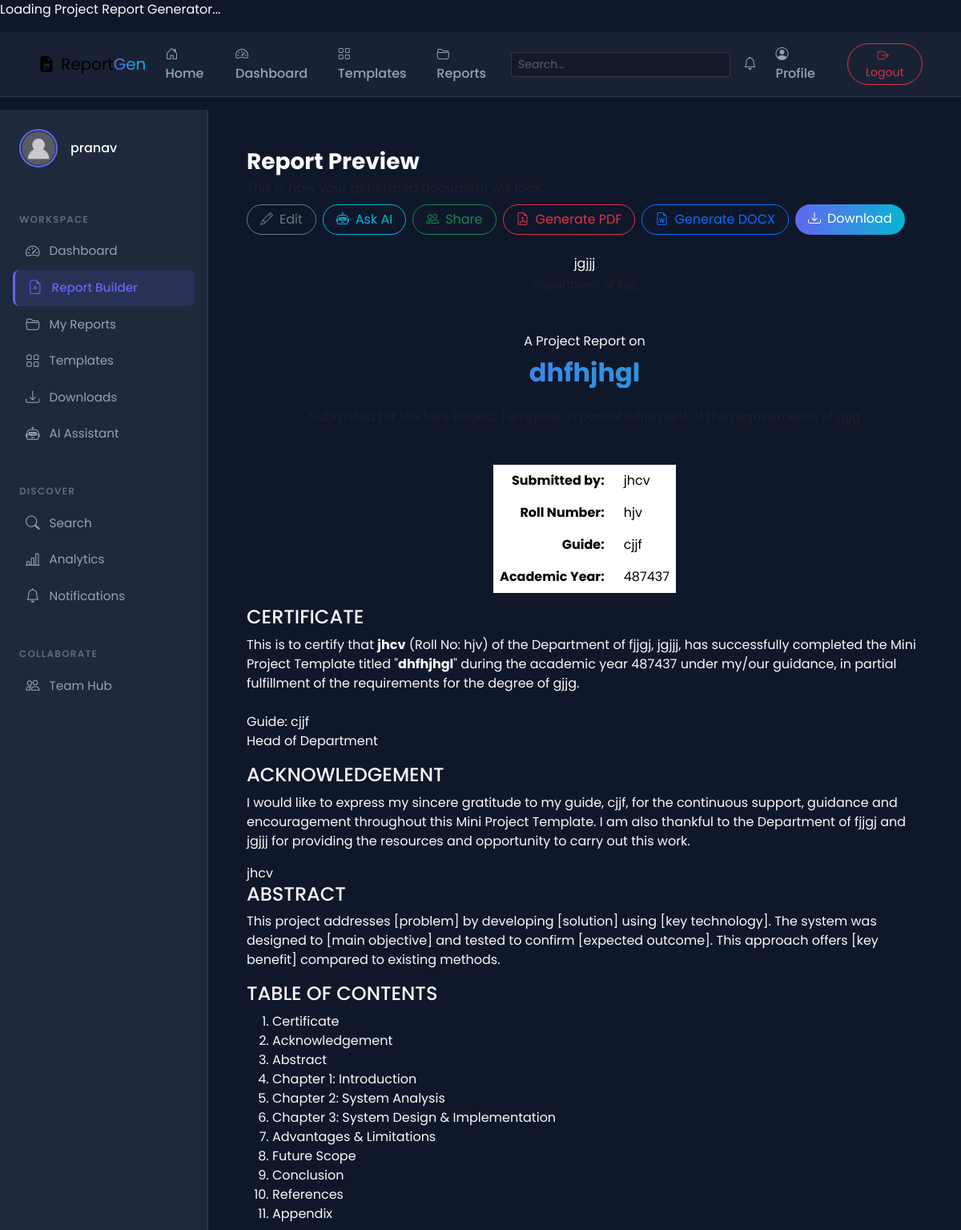
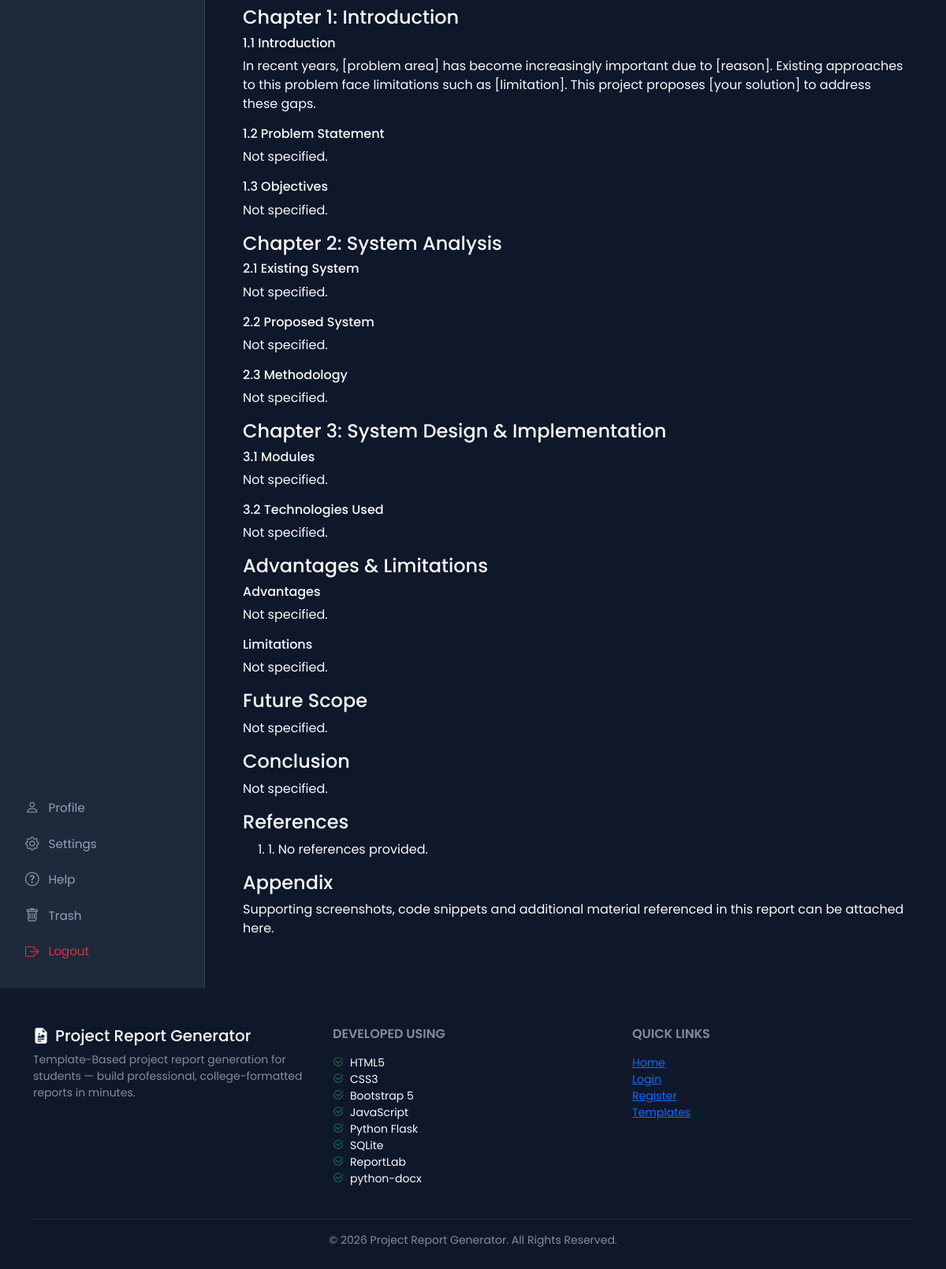
The page /preview/1 (signed in) on the database its author committed (2 pictures, top to bottom).
### tables this page shows
CREATE TABLE users (
    id INTEGER PRIMARY KEY AUTOINCREMENT, name TEXT NOT NULL, email TEXT UNIQUE NOT NULL,
    password_hash TEXT NOT NULL, department TEXT DEFAULT '', college TEXT DEFAULT '',
    photo TEXT DEFAULT 'default_avatar.png', is_admin INTEGER DEFAULT 0,
    dark_mode INTEGER DEFAULT 0, notifications INTEGER DEFAULT 1, created_at TEXT NOT NULL
);

CREATE TABLE reports (
    id INTEGER PRIMARY KEY AUTOINCREMENT, user_id INTEGER NOT NULL, project_title TEXT NOT NULL,
    template_slug TEXT NOT NULL, data_json TEXT NOT NULL, created_at TEXT NOT NULL,
    is_deleted INTEGER DEFAULT 0, deleted_at TEXT,
    FOREIGN KEY (user_id) REFERENCES users(id) ON DELETE CASCADE
);

### backend/app.py (the view)
@app.route("/preview")
@app.route("/preview/<int:report_id>")
@login_required
def preview_report(report_id=None):
    user = current_user()
    conn = get_db()
    if report_id:
        report = conn.execute(
            "SELECT * FROM reports WHERE id = ?", (report_id,)).fetchone()
        if not report or not can_access_report(conn, report, user):
            conn.close()
            abort(404)
        data = json.loads(report["data_json"])
        conn.close()
        return render_template("preview.html", data=data, report_id=report_id)
    data = session.get("preview_data")
    conn.close()
    if not data:
        abort(404)
    return render_template("preview.html", data=data, report_id=None)

### frontend/templates/preview.html (shortened to what this page needs)
{% extends "layout.html" %}
{% block body_class %}page-app{% endblock %}
{% block content %}
<div class="d-flex dashboard-wrapper">
  {% set active_page = 'create_report' %}
  {% include "_sidebar.html" %}
  <main class="main-content flex-grow-1 p-4 p-lg-5 bg-dark text-light">
    <div class="d-flex justify-content-between align-items-center flex-wrap gap-2 mb-4">
      <div>
        <h3 class="fw-bold mb-1">Report Preview</h3>
        <p class="text-muted mb-0">This is how your generated document will look.</p>
      </div>
      <div class="d-flex gap-2 flex-wrap">
        {% if report_id %}
        <a href="{{ url_for('create_report') }}" class="btn btn-outline-secondary rounded-pill px-3">
          <i class="bi bi-pencil me-2"></i>Edit
        </a>
        <a href="{{ url_for('ai_assistant_page', report_id=report_id) }}" class="btn btn-outline-info rounded-pill px-3">
          <i class="bi bi-robot me-2"></i>Ask AI
        </a>
        <a href="{{ url_for('share_report', report_id=report_id) }}" class="btn btn-outline-success rounded-pill px-3">
          <i class="bi bi-people me-2"></i>Share
        </a>
        <a href="{{ url_for('download_report', report_id=report_id, file_type='pdf') }}" class="btn btn-outline-danger rounded-pill px-3">
          <i class="bi bi-file-earmark-pdf me-2"></i>Generate PDF
        </a>
        <a href="{{ url_for('download_report', report_id=report_id, file_type='docx') }}" class="btn btn-outline-primary rounded-pill px-3">
          <i class="bi bi-file-earmark-word me-2"></i>Generate DOCX
        </a>
        <a href="{{ url_for('download_report', report_id=report_id, file_type='pdf') }}" class="btn btn-gradient rounded-pill px-3">
          <i class="bi bi-download me-2"></i>Download
        </a>
        {% else %}
        <span class="badge bg-warning text-dark align-self-center">Unsaved preview — click "Generate Report" on the form to save &amp; download</span>
        {% endif %}
      </div>
    </div>
    <div class="report-preview-paper">
      <div class="report-page text-center">
        <p class="mb-1">{{ data.get('college') or 'College Name' }}</p>
        <p class="text-muted small mb-5">Department of {{ data.get('department') or 'Computer Science' }}</p>
        <p class="mb-2">A Project Report on</p>
        <h2 class="fw-bold text-gradient mb-4">{{ data.get('project_title') or 'Project Title' }}</h2>
        <p class="text-muted mb-5">Submitted for the {{ data.get('project_type') or 'Mini Project' }} in partial fulfillment of the requirements of {{ data.get('branch') or 'B.Tech' }}</p>
        <table class="table table-borderless w-auto mx-auto">
          <tr><td class="fw-bold text-end pe-3">Submitted by:</td><td class="text-start">{{ data.get('student_name') or 'Student Name' }}</td></tr>
          <tr><td class="fw-bold text-end pe-3">Roll Number:</td><td class="text-start">{{ data.get('roll_number') or '-' }}</td></tr>
          <tr><td class="fw-bold text-end pe-3">Guide:</td><td class="text-start">{{ data.get('guide_name') or '-' }}</td></tr>
          <tr><td class="fw-bold text-end pe-3">Academic Year:</td><td class="text-start">{{ data.get('academic_year') or '-' }}</td></tr>
        </table>
      </div>
      <div class="report-page">
        <h4 class="report-heading">CERTIFICATE</h4>
        <p>This is to certify that <strong>{{ data.get('student_name') or 'Student Name' }}</strong>
          (Roll No: {{ data.get('roll_number') or '-' }}) of the Department of {{ data.get('department') or '-' }},
          {{ data.get('college') or '-' }}, has successfully completed the {{ data.get('project_type') or 'Mini Project' }}
          titled "<strong>{{ data.get('project_title') or '-' }}</strong>" during the academic year
          {{ data.get('academic_year') or '-' }} under my/our guidance, in partial fulfillment of the
          requirements for the degree of {{ data.get('branch') or 'B.Tech' }}.</p>
        <p class="mt-4 mb-0">Guide: {{ data.get('guide_name') or '-' }}</p>
        <p>Head of Department</p>
      </div>
      <div class="report-page">
        <h4 class="report-heading">ACKNOWLEDGEMENT</h4>
        <p>I would like to express my sincere gratitude to my guide, {{ data.get('guide_name') or 'my guide' }},
          for the continuous support, guidance and encouragement throughout this {{ data.get('project_type') or 'project' }}.
          I am also thankful to the Department of {{ data.get('department') or '-' }} and
          {{ data.get('college') or 'my college' }} for providing the resources and opportunity to carry out this work.</p>
        <p class="mt-3 mb-0">{{ data.get('student_name') or 'Student Name' }}</p>
      </div>
      <div class="report-page">
        <h4 class="report-heading">ABSTRACT</h4>
        <p>{{ data.get('abstract') or 'Not specified.' }}</p>
      </div>
      <div class="report-page">
        <h4 class="report-heading">TABLE OF CONTENTS</h4>
        <ol class="report-toc">
          <li>Certificate</li><li>Acknowledgement</li><li>Abstract</li>
          <li>Chapter 1: Introduction</li>
          <li>Chapter 2: System Analysis</li>
          <li>Chapter 3: System Design &amp; Implementation</li>
          <li>Advantages &amp; Limitations</li><li>Future Scope</li>
          <li>Conclusion</li><li>References</li><li>Appendix</li>
        </ol>
      </div>
      <div class="report-page">
        <h4 class="report-heading">Chapter 1: Introduction</h4>
        <h6 class="report-subheading">1.1 Introduction</h6>
        <p>{{ data.get('introduction') or 'Not specified.' }}</p>
        <h6 class="report-subheading">1.2 Problem Statement</h6>
        <p>{{ data.get('problem_statement') or 'Not specified.' }}</p>
        <h6 class="report-subheading">1.3 Objectives</h6>
        <p>{{ data.get('objectives') or 'Not specified.' }}</p>
      </div>
      <div class="report-page">
        <h4 class="report-heading">Chapter 2: System Analysis</h4>
        <h6 class="report-subheading">2.1 Existing System</h6>
        <p>{{ data.get('existing_system') or 'Not specified.' }}</p>
        <h6 class="report-subheading">2.2 Proposed System</h6>
        <p>{{ data.get('proposed_system') or 'Not specified.' }}</p>
        <h6 class="report-subheading">2.3 Methodology</h6>
        <p>{{ data.get('methodology') or 'Not specified.' }}</p>
      </div>
      <div class="report-page">
        <h4 class="report-heading">Chapter 3: System Design &amp; Implementation</h4>
        <h6 class="report-subheading">3.1 Modules</h6>
        <p>{{ data.get('modules') or 'Not specified.' }}</p>
        <h6 class="report-subheading">3.2 Technologies Used</h6>
        <p>{{ data.get('technologies') or 'Not specified.' }}</p>
      </div>
      <div class="report-page">
        <h4 class="report-heading">Advantages &amp; Limitations</h4>
        <h6 class="report-subheading">Advantages</h6>
        <p>{{ data.get('advantages') or 'Not specified.' }}</p>
        <h6 class="report-subheading">Limitations</h6>
        <p>{{ data.get('limitations') or 'Not specified.' }}</p>
      </div>
      <div class="report-page">
        <h4 class="report-heading">Future Scope</h4>
        <p>{{ data.get('future_scope') or 'Not specified.' }}</p>
      </div>
      <div class="report-page">
        <h4 class="report-heading">Conclusion</h4>
        <p>{{ data.get('conclusion') or 'Not specified.' }}</p>
      </div>
      <div class="report-page">
        <h4 class="report-heading">References</h4>
        {% set refs = (data.get('references') or '1. No references provided.').split('\n') %}
        <ol class="report-toc">
          {% for r in refs %}
            {% if r.strip() %}<li>{{ r.strip() }}</li>{% endif %}
          {% endfor %}
        </ol>
      </div>
      <div class="report-page">
        <h4 class="report-heading">Appendix</h4>
        <p>Supporting screenshots, code snippets and additional material referenced in this report can be attached here.</p>
      </div>
    </div>
  </div>
{% endblock %}

### frontend/templates/_sidebar.html (shortened to what this page needs)
<aside class="app-sidebar" id="appSidebar">
  <div class="sidebar-user">
    <img src="{{ url_for('static', filename='images/' ~ logged_in_user['photo']) if logged_in_user and logged_in_user['photo'] else url_for('static', filename='images/default_avatar.png') }}"
         onerror="this.src='{{ url_for('static', filename='images/default_avatar.png') }}'"
         class="sidebar-avatar"
         alt="avatar">
    <div>
      <h6 class="mb-0 text-white">{{ logged_in_user['name'] if logged_in_user else 'Guest User' }}</h6>
    </div>
  </div>
  <p class="sidebar-group-label">Workspace</p>
  <ul class="sidebar-nav mb-3">
    <li class="{% if active_page == 'dashboard' %}active{% endif %}">
      <a href="{{ url_for('dashboard') }}"><i class="bi bi-speedometer2"></i> Dashboard</a>
    </li>
    <li class="{% if active_page == 'create_report' %}active{% endif %}">
      <a href="{{ url_for('create_report') }}"><i class="bi bi-file-earmark-plus"></i> Report Builder</a>
    </li>
    <li class="{% if active_page == 'reports' %}active{% endif %}">
      <a href="{{ url_for('my_reports') }}"><i class="bi bi-folder2-open"></i> My Reports</a>
    </li>
    <li class="{% if active_page == 'templates' %}active{% endif %}">
      <a href="{{ url_for('templates_gallery') }}"><i class="bi bi-grid"></i> Templates</a>
    </li>
    <li class="{% if active_page == 'downloads' %}active{% endif %}">
      <a href="{{ url_for('downloads') }}"><i class="bi bi-download"></i> Downloads</a>
    </li>
    <li class="{% if active_page == 'ai_assistant' %}active{% endif %}">
      <a href="{{ url_for('ai_assistant_page') }}"><i class="bi bi-robot"></i> AI Assistant</a>
    </li>
  </ul>
  <p class="sidebar-group-label">Discover</p>
  <ul class="sidebar-nav mb-3">
    <li class="{% if active_page == 'search' %}active{% endif %}">
      <a href="{{ url_for('search') }}"><i class="bi bi-search"></i> Search</a>
    </li>
    <li class="{% if active_page == 'analytics' %}active{% endif %}">
      <a href="{{ url_for('analytics') }}"><i class="bi bi-bar-chart-line"></i> Analytics</a>
    </li>
    <li class="{% if active_page == 'notifications' %}active{% endif %}">
      <a href="{{ url_for('notifications') }}">
        <i class="bi bi-bell"></i> Notifications
      </a>
    </li>
  </ul>
  <p class="sidebar-group-label">Collaborate</p>
  <ul class="sidebar-nav mb-3">
    <li class="{% if active_page == 'collaboration' %}active{% endif %}">
      <a href="{{ url_for('collaboration_hub') }}"><i class="bi bi-people"></i> Team Hub</a>
    </li>
  </ul>
  <div class="sidebar-bottom-group mt-auto pt-3 border-top border-dark">
    <ul class="sidebar-nav">
        <li class="{% if active_page == 'profile' %}active{% endif %}">
          <a href="{{ url_for('profile') }}"><i class="bi bi-person"></i> Profile</a>
        </li>
        <li class="{% if active_page == 'settings' %}active{% endif %}">
          <a href="{{ url_for('settings') }}"><i class="bi bi-gear"></i> Settings</a>
        </li>
        <li class="{% if active_page == 'help' %}active{% endif %}">
          <a href="{{ url_for('help_page') }}"><i class="bi bi-question-circle"></i> Help</a>
        </li>
        <li class="{% if active_page == 'trash' %}active{% endif %}">
          <a href="{{ url_for('trash') }}"><i class="bi bi-trash"></i> Trash</a>
        </li>
        <li>
          <a href="{{ url_for('logout') }}" class="text-danger"><i class="bi bi-box-arrow-right"></i> Logout</a>
        </li>
    </ul>
  </div>
</aside>

### rows shown on the page
users: photo (placeholder picture), name "pranav"
reports: project_title "dhfhjhgl"

### other values the page prints
{{ data.get('college') or 'College Name' }} "jgjjj"
{{ data.get('student_name') or 'Student Name' }} "jhcv"
{{ data.get('roll_number') or '-' }} "hjv"
{{ data.get('guide_name') or '-' }} "cjjf"
{{ data.get('academic_year') or '-' }} "487437"
{{ data.get('department') or '-' }} "fjjgj"
{{ data.get('college') or '-' }} "jgjjj"
{{ data.get('project_type') or 'Mini Project' }} "Mini Project Template"
{{ data.get('branch') or 'B.Tech' }} "gjjg"
{{ data.get('guide_name') or 'my guide' }} "cjjf"
{{ data.get('project_type') or 'project' }} "Mini Project Template"
{{ data.get('college') or 'my college' }} "jgjjj"
{{ data.get('problem_statement') or 'Not specified.' }} "Not specified."
{{ data.get('objectives') or 'Not specified.' }} "Not specified."
{{ data.get('existing_system') or 'Not specified.' }} "Not specified."
